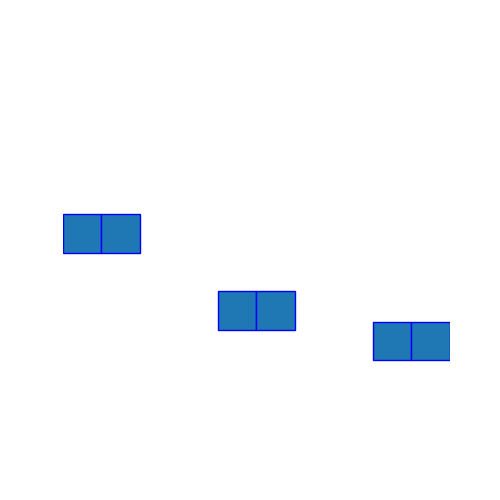

Here is the Python script that generated this plot:
import numpy as np
import wx
import threading
from pubsub import pub
import time
import matplotlib.pyplot as plt

max_floor = 20
sum_time = 0
finished_p = 0
time_count = 0


class Passenger:

    count = 0
    global time_count

    def __init__(self, req_floor=0, arr_floor=0, req_time=0):
        Passenger.count += 1
        self.id = self.count
        self.req_time = req_time
        self.ser_time = 0
        self.arr_time = 0
        self.req_floor = req_floor
        self.arr_floor = arr_floor
        self.direction = self.set_direction()

    def get_total_time(self):
        return self.arr_time - self.req_time

    def get_serve_time(self):
        return self.arr_time - self.ser_time

    def set_direction(self):
        if self.req_floor > self.arr_floor:
            return -1
        else:
            return 1


class Elevator:
    def __init__(self):
        self.max_floor = max_floor
        self.req_que = []
        self.cur_floor = 1.0
        # 速度为每时间步上升/下降多少层
        self.speed = 0.2
        self.wait = 0
        self.height_per_floor = 3
        self.door = True
        self.avail = True
        self.tar_floor = None
        self.direction = 0
        self.carried = []

    def down(self):
        self.cur_floor = round(self.cur_floor - self.speed, 10)
        print('电梯下行...')

    def up(self):
        self.cur_floor = round(self.cur_floor + self.speed, 10)
        print('电梯上行...')

    def arr(self):
        print('电梯到达...')
        self.open_door()
        # 更新tar_floor
        self.check_passengers()
        if self.set_target_floor():
            if self.set_direction():
                self.check_passengers()
                self.set_target_floor()
        self.wait += 1

    def open_door(self):
        print('开门')
        if self.door:
            self.door = False

    def close_door(self):
        print('关门')
        self.door = True
        self.wait = 0

    # 检查电梯需求列表，有没有人上，有没有人下
    def check_passengers(self):
        global sum_time
        global finished_p
        global time_count
        print('检查乘客状态')
        print('请求列表：', [p.id for p in self.req_que])
        print('电梯乘客：', [p.id for p in self.carried])
        for p in self.carried[:]:
            if p.arr_floor == self.cur_floor:
                print('{0}号乘客下电梯'.format(p.id))
                p.arr_time = time_count
                sum_time = sum_time + p.arr_time - p.req_time
                finished_p += 1
                self.carried.remove(p)
        for p in self.req_que[:]:
            if p.req_floor == self.cur_floor:
                if self.direction != 0:
                    if p.direction == self.direction:
                        print('{0}号乘客上电梯'.format(p.id))
                        self.req_que.remove(p)
                        self.carried.append(p)
                    elif not self.carried:
                        print('{0}号乘客上电梯'.format(p.id))
                        self.req_que.remove(p)
                        self.carried.append(p)
                else:
                    print('{0}号乘客上电梯'.format(p.id))
                    self.req_que.remove(p)
                    self.carried.append(p)

    # 检查需求，设定目标楼层
    def set_target_floor(self):
        print('寻找目标楼层，当前电梯方向:{}'.format(self.direction))
        self.tar_floor = None
        min_req_dis = None
        min_arr_dis = None

        # 检查电梯外部请求
        req_dis_list = []
        req_que_select = []
        if self.req_que[:]:
            for p in self.req_que:
                if p.req_floor == self.cur_floor and self.carried:
                    continue
                else:
                    req_que_select.append(p)
                    req_dis_list.append(self.alloc_cost(p.req_floor, p.direction))
                min_req_dis = min(req_dis_list)
        # 检查电梯内部请求
        if self.carried:
            arr_dis_list = [self.get_distance(p.arr_floor) for p in self.carried]
            min_arr_dis = min(arr_dis_list)

        # 获取最近的需求层
        if min_arr_dis is not None and min_req_dis is not None:
            if min_arr_dis < min_req_dis:
                self.tar_floor = self.carried[arr_dis_list.index(min_arr_dis)].arr_floor
                print('目标楼层：{}'.format(self.tar_floor))
            else:
                self.tar_floor = req_que_select[req_dis_list.index(min_req_dis)].req_floor
                print('目标楼层：{}'.format(self.tar_floor))
            return True
        elif min_arr_dis is not None:
            self.tar_floor = self.carried[arr_dis_list.index(min_arr_dis)].arr_floor
            print('目标楼层：{}'.format(self.tar_floor))
            return True
        elif min_req_dis is not None:
            self.tar_floor = req_que_select[req_dis_list.index(min_req_dis)].req_floor
            print('目标楼层：{}'.format(self.tar_floor))
            return True
        else:
            print('no target')
            return False

    # 计算请求楼层和当前楼层的距离
    def get_distance(self, req_floor):
        if self.direction == 1:
            if self.cur_floor > req_floor:
                return self.max_floor - self.cur_floor + self.max_floor - req_floor
            else:
                return req_floor - self.cur_floor
        elif self.direction == -1:
            if self.cur_floor > req_floor:
                return self.cur_floor - req_floor
            else:
                return self.cur_floor - 1 + req_floor - 1
        else:
            return abs(self.cur_floor - req_floor)

    def set_direction(self):
        old_direction = self.direction
        if self.tar_floor:
            if self.tar_floor > self.cur_floor:
                self.direction = 1
            elif self.tar_floor < self.cur_floor:
                self.direction = -1
            elif not self.carried:
                self.direction = 0
        else:
            self.direction = 0
        if self.direction != old_direction:
            print('方向改变：{}'.format(self.direction))
            return True
        else:
            return False

    # 计算电梯分配成本
    def alloc_cost(self, req_floor, direction):
        if self.direction == 1:
            if self.cur_floor > req_floor or direction == -1:
                return self.max_floor - self.cur_floor + self.max_floor - req_floor
            else:
                return req_floor - self.cur_floor
        elif self.direction == -1:
            if self.cur_floor < req_floor or direction == 1:
                return self.cur_floor - 1 + req_floor - 1
            else:
                return self.cur_floor - req_floor
        else:
            return abs(self.cur_floor - req_floor)


# 检查电梯执行动作
def check_elevator(elevator):
    # 开门
    if elevator.wait == 0:
        if elevator.tar_floor > elevator.cur_floor:
            elevator.up()
        elif elevator.tar_floor < elevator.cur_floor:
            elevator.down()
        else:
            elevator.arr()
    else:
        elevator.wait += 1
    if elevator.wait == 4:
        elevator.close_door()


# 产生乘客需求
def make_request(elevators, clock, pro):
    if np.random.rand() < pro:
        req_floor = np.random.randint(1, max_floor + 1)
        arr_floor = np.random.randint(1, max_floor + 1)
        # 当如果请求到达楼层和当前所在楼层相同时，重新产生乘客请求
        while arr_floor == req_floor:
            arr_floor = np.random.randint(1, max_floor + 1)
        p = Passenger(req_floor, arr_floor, clock)

        dis_list = [ele.alloc_cost(p.req_floor, p.direction) for ele in elevators]
        print(dis_list)
        print('控制台信息：{0}楼用户请求使用{1}号电梯到达{2}楼，ID: {3}'.format(req_floor, dis_list.index(min(dis_list)), arr_floor, p.id))
        elevators[dis_list.index(min(dis_list))].req_que.append(p)
        print("-----------------------")
        print("{}号电梯重新搜索请求".format(dis_list.index(min(dis_list))))
        elevators[dis_list.index(min(dis_list))].set_target_floor()
        elevators[dis_list.index(min(dis_list))].set_direction()


def draw_elevator(elevators, ax):
    ax.axis('off')
    ax.add_patch(plt.Rectangle((0, elevators[0].cur_floor / max_floor - 1.0 / max_floor), 0.1, 0.1, fill=elevators[0].door, edgecolor='blue'))
    ax.add_patch(plt.Rectangle((0.1, elevators[0].cur_floor / max_floor - 1.0 / max_floor), 0.1, 0.1, fill=elevators[0].door, edgecolor='blue'))

    ax.add_patch(plt.Rectangle((0.4, elevators[1].cur_floor / max_floor - 1.0 / max_floor), 0.1, 0.1, fill=elevators[1].door, edgecolor='blue'))
    ax.add_patch(plt.Rectangle((0.5, elevators[1].cur_floor / max_floor - 1.0 / max_floor), 0.1, 0.1, fill=elevators[1].door, edgecolor='blue'))

    ax.add_patch(plt.Rectangle((0.8, elevators[2].cur_floor / max_floor - 1.0 / max_floor), 0.1, 0.1, fill=elevators[2].door, edgecolor='blue'))
    ax.add_patch(plt.Rectangle((0.9, elevators[2].cur_floor / max_floor - 1.0 / max_floor), 0.1, 0.1, fill=elevators[2].door, edgecolor='blue'))

    plt.savefig("elevator.png")
    # plt.show()
    plt.cla()


class WorkThread(threading.Thread):
    def __init__(self):
        threading.Thread.__init__(self)
        self._stop_event = threading.Event()

    def stop(self):
        self._stop_event.set()

    def run(self):
        # ele = Elevator()
        elevators = [Elevator(), Elevator(), Elevator()]
        global time_count
        _fig, ax = plt.subplots(figsize=(5, 5))

        for i in range(1000):

            if self._stop_event.isSet():
                break

            time.sleep(0.4)

            # 统计时间
            time_count += 0.4

            make_request(elevators, time_count, 0.1)

            for j, ele in enumerate(elevators):
                print("@@@@@@@@@@@@@@@@@@@@@@")
                print("{}号电梯".format(j + 1))
                print("**********************")
                print('当前楼层：{}'.format(ele.cur_floor))

                if ele.tar_floor is None:
                    ele.set_target_floor()
                    ele.set_direction()
                    if ele.tar_floor is None:
                        print('电梯空闲')
                        if ele.wait != 0:
                            ele.wait += 1
                        if ele.wait == 4:
                            ele.close_door()
                    else:
                        check_elevator(ele)
                else:
                    check_elevator(ele)
            draw_elevator(elevators, ax)
            wx.CallAfter(pub.sendMessage, 'change_elevator', elevators=elevators)


class ElevatorFrame(wx.Frame):
    """
    A Frame that says Hello World
    """

    def __init__(self, *args, **kw):
        # ensure the parent's __init__ is called
        super(ElevatorFrame, self).__init__(*args, **kw)

        self.thread = None
        self.floor = 1

        self.max_floor = 10
        self.r_time = 0

        pub.subscribe(self.update_elevator, 'change_elevator')

        _fig, ax = plt.subplots(figsize=(5, 5))
        ax.axis('off')
        ax.add_patch(plt.Rectangle((0, 0), 0.1, 0.1))
        ax.add_patch(plt.Rectangle((0.1, 0), 0.1, 0.1))

        ax.add_patch(plt.Rectangle((0.4, 0), 0.1, 0.1))
        ax.add_patch(plt.Rectangle((0.5, 0), 0.1, 0.1))

        ax.add_patch(plt.Rectangle((0.8, 0), 0.1, 0.1))
        ax.add_patch(plt.Rectangle((0.9, 0), 0.1, 0.1))

        plt.savefig("elevator.png")
        # plt.show()
        plt.cla()

        # create a panel in the frame
        self.pnl = wx.Panel(self)
        bt_start = wx.Button(self.pnl, label="Start")
        self.Bind(wx.EVT_BUTTON, self.onStartButton, bt_start)
        bt_stop = wx.Button(self.pnl, label="Stop")
        self.Bind(wx.EVT_BUTTON, self.onStopButton, bt_stop)
        buttonSizer = wx.BoxSizer(wx.HORIZONTAL)
        buttonSizer.Add(bt_start)
        buttonSizer.Add(bt_stop)
        bodySizer = wx.BoxSizer(wx.HORIZONTAL)
        image = wx.Image('elevator.png', wx.BITMAP_TYPE_PNG)
        temp = image.ConvertToBitmap()
        self.bmp = wx.StaticBitmap(parent=self.pnl, bitmap=temp)
        self.split_line = "****************************"
        status_label = self.split_line + "\n当前楼层\n" + self.split_line + "\n当前电梯上乘客\n" + self.split_line + "\n当前乘客需求\n"
        self.time_text = wx.StaticText(self.pnl, label="当前平均周转时间: 无")
        self.status1 = wx.StaticText(self.pnl, label="{}号电梯\n".format(1) + status_label)
        self.status2 = wx.StaticText(self.pnl, label="{}号电梯\n".format(2) + status_label)
        self.status3 = wx.StaticText(self.pnl, label="{}号电梯\n".format(3) + status_label)
        self.status_list = [self.status1, self.status2, self.status3]
        font = self.status1.GetFont()
        font.PointSize += 2
        self.time_text.SetFont(font)
        self.status1.SetFont(font)
        self.status2.SetFont(font)
        self.status3.SetFont(font)
        bodySizer.Add(self.bmp)
        bodySizer.Add(self.status1, 0, wx.LEFT, 10)
        bodySizer.Add(self.status2, 0, wx.LEFT, 10)
        bodySizer.Add(self.status3, 0, wx.LEFT, 10)
        mainSizer = wx.BoxSizer(wx.VERTICAL)
        mainSizer.Add(buttonSizer, 0, wx.ALIGN_CENTER | wx.RIGHT, 100)
        mainSizer.Add(self.time_text, 0, wx.ALIGN_CENTER | wx.RIGHT, 100)
        mainSizer.Add(bodySizer, 0, wx.RIGHT, 100)
        self.pnl.SetSizer(mainSizer)
        self.pnl.Fit()

    def update_elevator(self, elevators):
        global sum_time
        global finished_p
        image = wx.Image('elevator.png', wx.BITMAP_TYPE_PNG)
        temp = image.ConvertToBitmap()
        self.bmp.SetBitmap(temp)
        if finished_p > 0:
            self.time_text.SetLabel("当前平均周转时间: {}".format(round(sum_time/finished_p, 10)))
        for i, elevator in enumerate(elevators):
            status_label = self.split_line + "\n当前楼层\n{}\n".format(round(elevator.cur_floor))
            status_label += self.split_line + "\n当前电梯上乘客\n"
            if elevator.carried:
                for p in elevator.carried:
                    status_label += "ID:{}, R_floor:{}, A_floor:{}\n".format(p.id, p.req_floor, p.arr_floor)
            status_label += self.split_line + "\n当前乘客需求\n"
            if elevator.req_que:
                for p in elevator.req_que:
                    status_label += "ID:{}, R_floor:{}, A_floor:{}\n".format(p.id, p.req_floor, p.arr_floor)
            self.status_list[i].SetLabel("{}号电梯\n".format(i + 1) + status_label)

    def onStartButton(self, evt):
        self.thread = WorkThread()
        self.thread.start()

    def onStopButton(self, evt):
        self.thread.stop()

if __name__ == '__main__':
    app = wx.App()
    frm = ElevatorFrame(None, title='电梯调度模拟')
    frm.Fit()
    frm.Show()
    app.MainLoop()
